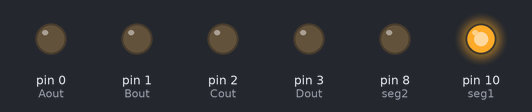
Bench run of a sketch on a simulated Arduino Uno, built with avr-gcc and run on an emulated ATmega328P. On the bench: output pins drawn as LEDs (lit = HIGH).

Above: at 0.5 s.
At 1.5 s:
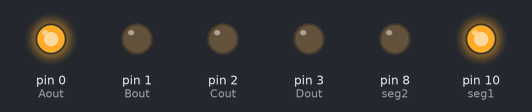
At 2.5 s:
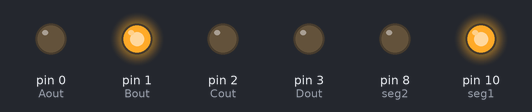
At 4.5 s:
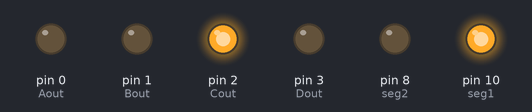
At 6.5 s:
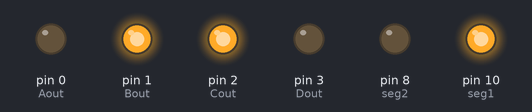
At 9.5 s:
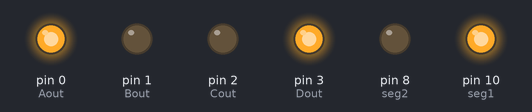
Timing chart, 0 to 11.5 s (numbered marks = the images above):
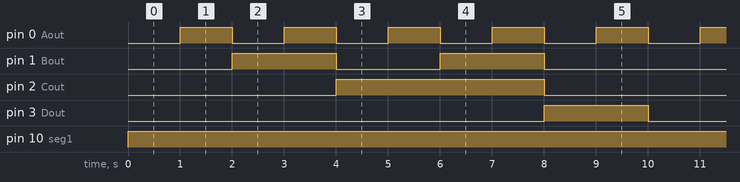

Measured:
- by itself, pin 0 (Aout): alternates HIGH for 1.0 s and LOW for 1.0 s
- by itself, pin 1 (Bout): repeats every 10.0 s: LOW 2.0 s, HIGH 2.0 s, LOW 4.0 s, HIGH 2.0 s
- by itself, pin 2 (Cout): alternates HIGH for 4.0 s and LOW for 6.0 s
- by itself, pin 3 (Dout): alternates HIGH for 2.0 s and LOW for 8.0 s
- by itself, pin 10 (seg1): LOW → HIGH at 0.00 s

The sketch:

seven_segment.ino
```cpp
enum binAlias{ D, C, B, A };

const int Dout = 3;
const int Cout = 2;
const int Bout = 1;
const int Aout = 0;
const int seg1 = 10;
const int seg2 = 8;

boolean binaries[10][4] = {{LOW, LOW, LOW, LOW},
                           {LOW, LOW, LOW, HIGH},
                           {LOW, LOW, HIGH, LOW},
                           {LOW, LOW, HIGH, HIGH},
                           {LOW, HIGH, LOW, LOW},
                           {LOW, HIGH, LOW, HIGH},
                           {LOW, HIGH, HIGH, LOW},
                           {LOW, HIGH, HIGH, HIGH},
                           {HIGH, LOW, LOW, LOW},
                           {HIGH, LOW, LOW, HIGH}};

void setup() {
  pinMode(Dout, OUTPUT);
  pinMode(Cout, OUTPUT);
  pinMode(Bout, OUTPUT);
  pinMode(Aout, OUTPUT);
  pinMode(seg1, OUTPUT);
  pinMode(seg2, OUTPUT);
}

void loop() {
  for (int i = 0; i < 10; i++) {
      digitalWrite(Dout, binaries[i][D]);
      digitalWrite(Cout, binaries[i][C]);
      digitalWrite(Bout, binaries[i][B]);
      digitalWrite(Aout, binaries[i][A]);
      digitalWrite(seg1, HIGH);
      //digitalWrite(seg2, LOW);
      delay(1000); }

  /*digitalWrite(Dout, LOW);
  digitalWrite(Cout, LOW);
  digitalWrite(Bout, LOW);
  digitalWrite(Aout, HIGH);
  digitalWrite(seg1, LOW);
  digitalWrite(seg2, HIGH);
  delay(10);*/
}
```
